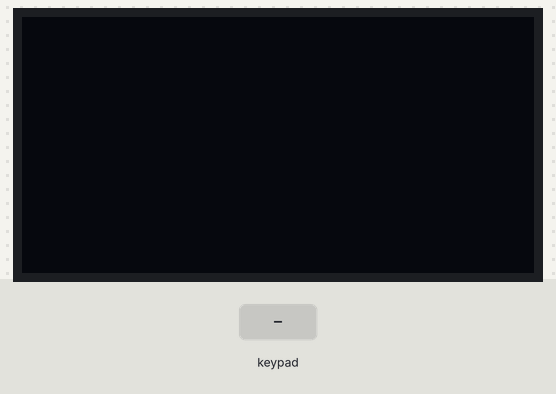
A sketch run on a simulated ESP32. Shown: 128×64 one-colour display. Inputs (shaded band) come from the test bench. The OLED is the two-colour kind (top 16 rows yellow); what the sketch prints to the serial monitor is not drawn.

Above: at 1.2 s.
1.3 s: keypad keys 7 + 5 = pressed 0.4 s apart
At 3.7 s:
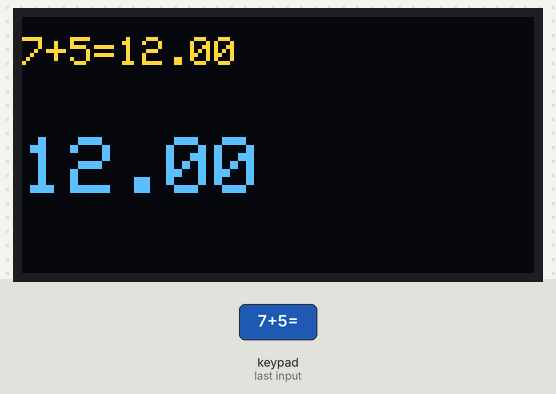
4.4 s: key '/' pressed
At 5.0 s:
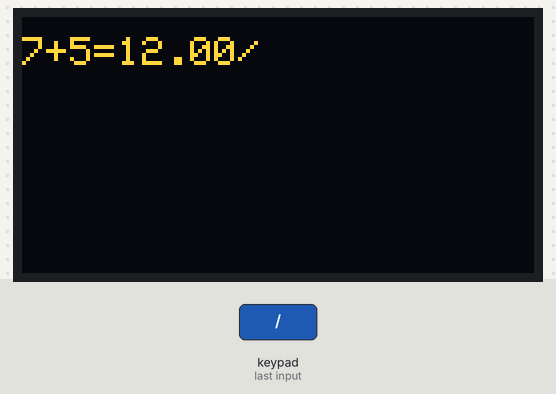
5.9 s: keypad keys 1 3 1 2 1 4 2 7 * pressed 0.4 s apart
At 9.8 s:
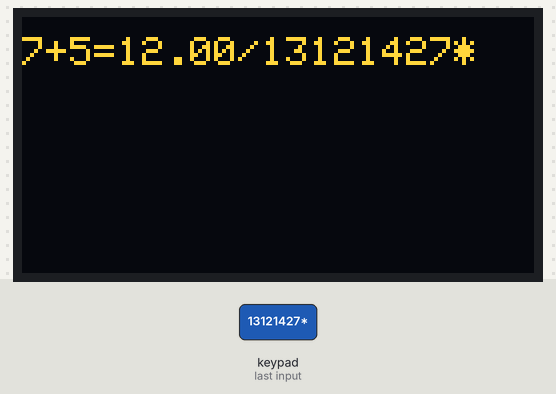
11.0 s: key '6' pressed
At 12.2 s:
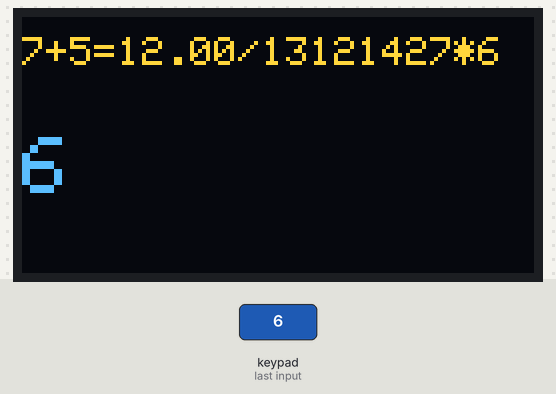
12.5 s: key 'C' pressed
At 13.5 s:
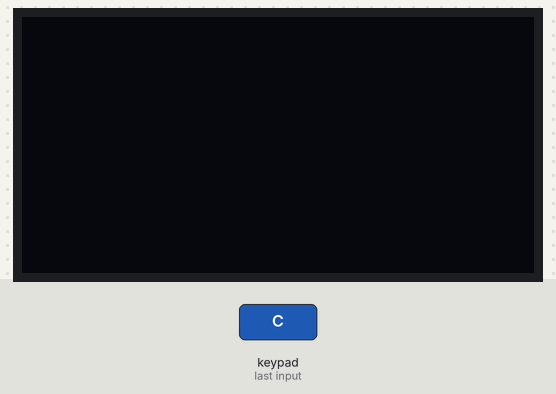
14.0 s: keypad keys 8 / 2 = pressed 0.4 s apart
At 16.7 s:
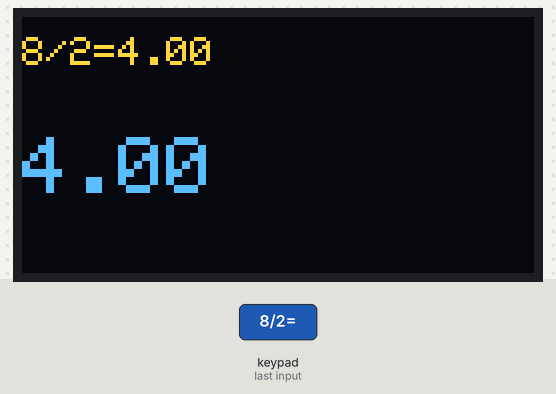
Timing chart, 0 to 18.1 s (numbered marks = the images above; inputs shaded):
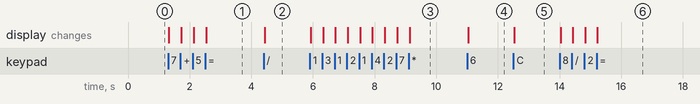

Measured:
- after the input at 1.3 s, the display: first changes at once (image 1 shows a later state)
- after the input at 4.4 s, the display: changes at once (image 2)
- after the input at 5.9 s, the display: first changes at once (image 3 shows a later state)
- after the input at 11.0 s, the display: changes at once (image 4)
- after the input at 12.5 s, the display: changes at once (image 5)
- after the input at 14.0 s, the display: first changes at once (image 6 shows a later state)

The sketch:

ESP_CALCULATOR.ino
```cpp
#include <Wire.h>
#include <Adafruit_GFX.h>
#include <Adafruit_SSD1306.h>
#include <Keypad.h>

#define SCREEN_WIDTH 128
#define SCREEN_HEIGHT 64

Adafruit_SSD1306 display(SCREEN_WIDTH, SCREEN_HEIGHT, &Wire, -1);

// KEYPAD
const byte ROWS = 4;
const byte COLS = 4;

char keys[ROWS][COLS] = {
  {'1','2','3','/'},
  {'4','5','6','*'},
  {'7','8','9','-'},
  {'C','0','=','+'}
};

byte rowPins[ROWS] = {13, 12, 14, 27};
byte colPins[COLS] = {26, 25, 33, 32};

Keypad keypad = Keypad(makeKeymap(keys), rowPins, colPins, ROWS, COLS);

// VARIABLES
String input = "";
String expression = "";

float num1 = 0, num2 = 0;
char op = 0;
bool resultShown = false;

void setup() {
  Serial.begin(115200);

  if (!display.begin(SSD1306_SWITCHCAPVCC, 0x3C)) {
    Serial.println("OLED FAIL");
    while (true);
  }

  display.clearDisplay();
  display.setTextColor(WHITE);
}

// FUNCTION: DISPLAY UI
void updateDisplay() {
  display.clearDisplay();

  // Expression (small text)
  display.setTextSize(1);
  display.setCursor(0, 5);
  display.print(expression);

  // Input / Result (big text)
  display.setTextSize(2);
  display.setCursor(0, 30);
  display.print(input);

  display.display();
}

void loop() {
  char key = keypad.getKey();

  if (key) {
    Serial.println(key);

    // RESET if new input after result
    if (resultShown && key >= '0' && key <= '9') {
      input = "";
      expression = "";
      resultShown = false;
    }

    // NUMBER INPUT
    if (key >= '0' && key <= '9') {
      input += key;
      expression += key;
    }

    // OPERATOR
    else if (key == '+' || key == '-' || key == '*' || key == '/') {
      if (input != "") {
        num1 = input.toFloat();
        op = key;
        input = "";
        expression += key;
        resultShown = false;
      }
    }

    // EQUAL
    else if (key == '=') {
      if (input != "") {
        num2 = input.toFloat();
        float result = 0;

        if (op == '+') result = num1 + num2;
        else if (op == '-') result = num1 - num2;
        else if (op == '*') result = num1 * num2;
        else if (op == '/') {
          if (num2 == 0) {
            input = "Err";
            expression = "";
            updateDisplay();
            return;
          }
          result = num1 / num2;
        }

        expression += "=" + String(result);
        input = String(result);
        resultShown = true;
      }
    }

    // CLEAR
    else if (key == 'C') {
      input = "";
      expression = "";
      num1 = num2 = 0;
      op = 0;
      resultShown = false;
    }

    updateDisplay();
  }
}
```
